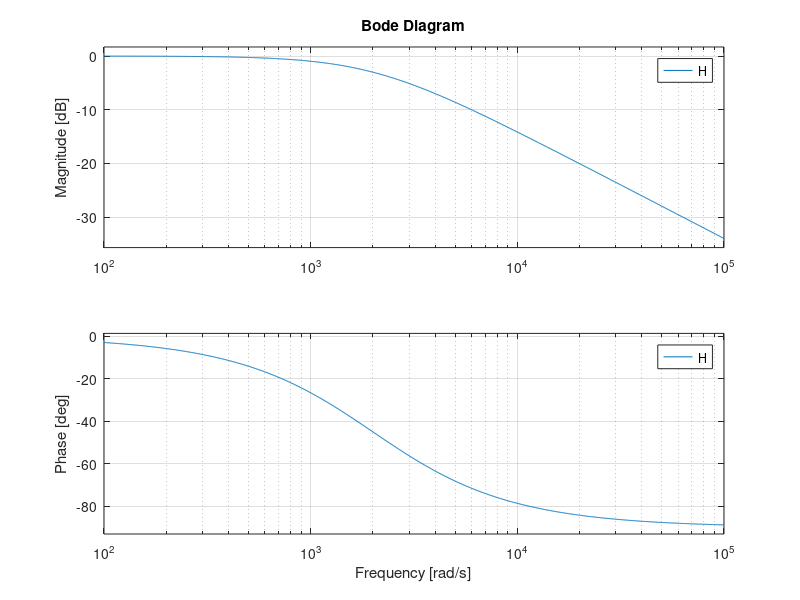

MATLAB code for this plot:
Cs = 1e-6;
Req = 500;

fL = 1 / (2*pi * Cs * Req)

As=[(Req * Cs) 1];% cS+d
Bs=[1]; % aS+b where b=0
H=tf(Bs,As);
bode(H);
grid on

fL_bode_plot = 1.06e3 / (2*pi)

fL_divide_by_10 = fL_bode_plot / 10

fL_times_10 = fL_bode_plot * 10